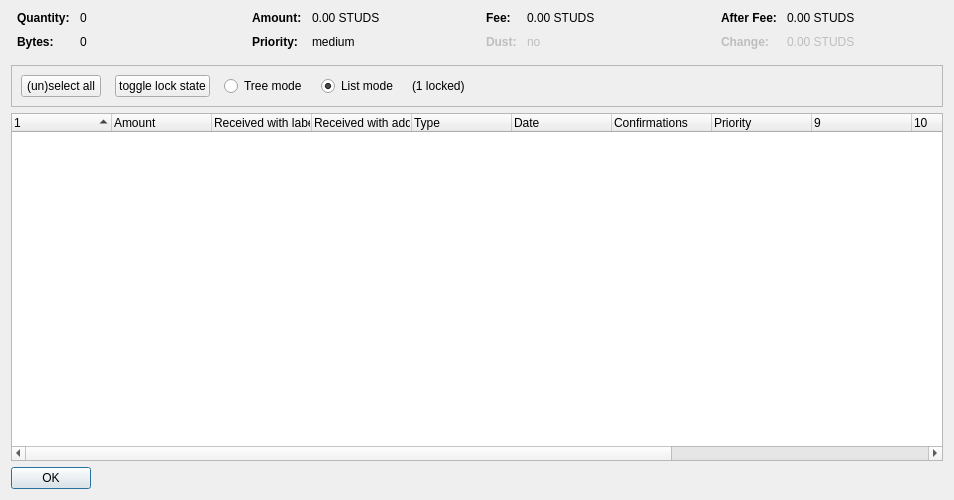
<?xml version="1.0" encoding="UTF-8"?>
<ui version="4.0">
 <class>CoinControlDialog</class>
 <widget class="QDialog" name="CoinControlDialog">
  <property name="geometry">
   <rect>
    <x>0</x>
    <y>0</y>
    <width>954</width>
    <height>500</height>
   </rect>
  </property>
  <property name="windowTitle">
   <string>Coin Selection</string>
  </property>
  <layout class="QVBoxLayout" name="verticalLayout">
   <item>
    <layout class="QHBoxLayout" name="horizontalLayoutTop" stretch="0,0,0,0">
     <property name="topMargin">
      <number>0</number>
     </property>
     <property name="bottomMargin">
      <number>10</number>
     </property>
     <item>
      <layout class="QFormLayout" name="formLayoutCoinControl1">
       <property name="horizontalSpacing">
        <number>10</number>
       </property>
       <property name="verticalSpacing">
        <number>10</number>
       </property>
       <property name="leftMargin">
        <number>6</number>
       </property>
       <property name="rightMargin">
        <number>6</number>
       </property>
       <item row="0" column="0">
        <widget class="QLabel" name="labelCoinControlQuantityText">
         <property name="font">
          <font>
           <weight>75</weight>
           <bold>true</bold>
          </font>
         </property>
         <property name="text">
          <string>Quantity:</string>
         </property>
        </widget>
       </item>
       <item row="0" column="1">
        <widget class="QLabel" name="labelCoinControlQuantity">
         <property name="cursor">
          <cursorShape>IBeamCursor</cursorShape>
         </property>
         <property name="contextMenuPolicy">
          <enum>Qt::ActionsContextMenu</enum>
         </property>
         <property name="text">
          <string notr="true">0</string>
         </property>
         <property name="textInteractionFlags">
          <set>Qt::LinksAccessibleByMouse|Qt::TextSelectableByKeyboard|Qt::TextSelectableByMouse</set>
         </property>
        </widget>
       </item>
       <item row="1" column="0">
        <widget class="QLabel" name="labelCoinControlBytesText">
         <property name="font">
          <font>
           <weight>75</weight>
           <bold>true</bold>
          </font>
         </property>
         <property name="text">
          <string>Bytes:</string>
         </property>
        </widget>
       </item>
       <item row="1" column="1">
        <widget class="QLabel" name="labelCoinControlBytes">
         <property name="cursor">
          <cursorShape>IBeamCursor</cursorShape>
         </property>
         <property name="contextMenuPolicy">
          <enum>Qt::ActionsContextMenu</enum>
         </property>
         <property name="text">
          <string notr="true">0</string>
         </property>
         <property name="textInteractionFlags">
          <set>Qt::LinksAccessibleByMouse|Qt::TextSelectableByKeyboard|Qt::TextSelectableByMouse</set>
         </property>
        </widget>
       </item>
      </layout>
     </item>
     <item>
      <layout class="QFormLayout" name="formLayoutCoinControl2">
       <property name="horizontalSpacing">
        <number>10</number>
       </property>
       <property name="verticalSpacing">
        <number>10</number>
       </property>
       <property name="leftMargin">
        <number>6</number>
       </property>
       <property name="rightMargin">
        <number>6</number>
       </property>
       <item row="0" column="0">
        <widget class="QLabel" name="labelCoinControlAmountText">
         <property name="font">
          <font>
           <weight>75</weight>
           <bold>true</bold>
          </font>
         </property>
         <property name="text">
          <string>Amount:</string>
         </property>
        </widget>
       </item>
       <item row="0" column="1">
        <widget class="QLabel" name="labelCoinControlAmount">
         <property name="cursor">
          <cursorShape>IBeamCursor</cursorShape>
         </property>
         <property name="contextMenuPolicy">
          <enum>Qt::ActionsContextMenu</enum>
         </property>
         <property name="text">
          <string notr="true">0.00 STUDS</string>
         </property>
         <property name="textInteractionFlags">
          <set>Qt::LinksAccessibleByMouse|Qt::TextSelectableByKeyboard|Qt::TextSelectableByMouse</set>
         </property>
        </widget>
       </item>
       <item row="1" column="0">
        <widget class="QLabel" name="labelCoinControlPriorityText">
         <property name="font">
          <font>
           <weight>75</weight>
           <bold>true</bold>
          </font>
         </property>
         <property name="text">
          <string>Priority:</string>
         </property>
        </widget>
       </item>
       <item row="1" column="1">
        <widget class="QLabel" name="labelCoinControlPriority">
         <property name="cursor">
          <cursorShape>IBeamCursor</cursorShape>
         </property>
         <property name="contextMenuPolicy">
          <enum>Qt::ActionsContextMenu</enum>
         </property>
         <property name="text">
          <string>medium</string>
         </property>
         <property name="textInteractionFlags">
          <set>Qt::LinksAccessibleByMouse|Qt::TextSelectableByKeyboard|Qt::TextSelectableByMouse</set>
         </property>
        </widget>
       </item>
      </layout>
     </item>
     <item>
      <layout class="QFormLayout" name="formLayoutCoinControl3">
       <property name="horizontalSpacing">
        <number>10</number>
       </property>
       <property name="verticalSpacing">
        <number>10</number>
       </property>
       <property name="leftMargin">
        <number>6</number>
       </property>
       <property name="rightMargin">
        <number>6</number>
       </property>
       <item row="0" column="0">
        <widget class="QLabel" name="labelCoinControlFeeText">
         <property name="font">
          <font>
           <weight>75</weight>
           <bold>true</bold>
          </font>
         </property>
         <property name="text">
          <string>Fee:</string>
         </property>
        </widget>
       </item>
       <item row="0" column="1">
        <widget class="QLabel" name="labelCoinControlFee">
         <property name="cursor">
          <cursorShape>IBeamCursor</cursorShape>
         </property>
         <property name="contextMenuPolicy">
          <enum>Qt::ActionsContextMenu</enum>
         </property>
         <property name="text">
          <string notr="true">0.00 STUDS</string>
         </property>
         <property name="textInteractionFlags">
          <set>Qt::LinksAccessibleByMouse|Qt::TextSelectableByKeyboard|Qt::TextSelectableByMouse</set>
         </property>
        </widget>
       </item>
       <item row="1" column="0">
        <widget class="QLabel" name="labelCoinControlLowOutputText">
         <property name="enabled">
          <bool>false</bool>
         </property>
         <property name="font">
          <font>
           <weight>75</weight>
           <bold>true</bold>
          </font>
         </property>
         <property name="text">
          <string>Dust:</string>
         </property>
        </widget>
       </item>
       <item row="1" column="1">
        <widget class="QLabel" name="labelCoinControlLowOutput">
         <property name="enabled">
          <bool>false</bool>
         </property>
         <property name="cursor">
          <cursorShape>IBeamCursor</cursorShape>
         </property>
         <property name="contextMenuPolicy">
          <enum>Qt::ActionsContextMenu</enum>
         </property>
         <property name="text">
          <string>no</string>
         </property>
         <property name="textInteractionFlags">
          <set>Qt::LinksAccessibleByMouse|Qt::TextSelectableByKeyboard|Qt::TextSelectableByMouse</set>
         </property>
        </widget>
       </item>
      </layout>
     </item>
     <item>
      <layout class="QFormLayout" name="formLayoutCoinControl4">
       <property name="horizontalSpacing">
        <number>10</number>
       </property>
       <property name="verticalSpacing">
        <number>10</number>
       </property>
       <property name="leftMargin">
        <number>6</number>
       </property>
       <property name="rightMargin">
        <number>6</number>
       </property>
       <item row="0" column="0">
        <widget class="QLabel" name="labelCoinControlAfterFeeText">
         <property name="font">
          <font>
           <weight>75</weight>
           <bold>true</bold>
          </font>
         </property>
         <property name="text">
          <string>After Fee:</string>
         </property>
        </widget>
       </item>
       <item row="0" column="1">
        <widget class="QLabel" name="labelCoinControlAfterFee">
         <property name="cursor">
          <cursorShape>IBeamCursor</cursorShape>
         </property>
         <property name="contextMenuPolicy">
          <enum>Qt::ActionsContextMenu</enum>
         </property>
         <property name="text">
          <string notr="true">0.00 STUDS</string>
         </property>
         <property name="textInteractionFlags">
          <set>Qt::LinksAccessibleByMouse|Qt::TextSelectableByKeyboard|Qt::TextSelectableByMouse</set>
         </property>
        </widget>
       </item>
       <item row="1" column="0">
        <widget class="QLabel" name="labelCoinControlChangeText">
         <property name="enabled">
          <bool>false</bool>
         </property>
         <property name="font">
          <font>
           <weight>75</weight>
           <bold>true</bold>
          </font>
         </property>
         <property name="text">
          <string>Change:</string>
         </property>
        </widget>
       </item>
       <item row="1" column="1">
        <widget class="QLabel" name="labelCoinControlChange">
         <property name="enabled">
          <bool>false</bool>
         </property>
         <property name="cursor">
          <cursorShape>IBeamCursor</cursorShape>
         </property>
         <property name="contextMenuPolicy">
          <enum>Qt::ActionsContextMenu</enum>
         </property>
         <property name="text">
          <string notr="true">0.00 STUDS</string>
         </property>
         <property name="textInteractionFlags">
          <set>Qt::LinksAccessibleByMouse|Qt::TextSelectableByKeyboard|Qt::TextSelectableByMouse</set>
         </property>
        </widget>
       </item>
      </layout>
     </item>
    </layout>
   </item>
   <item>
    <widget class="QFrame" name="frame">
     <property name="minimumSize">
      <size>
       <width>0</width>
       <height>40</height>
      </size>
     </property>
     <property name="frameShape">
      <enum>QFrame::StyledPanel</enum>
     </property>
     <property name="frameShadow">
      <enum>QFrame::Sunken</enum>
     </property>
     <layout class="QHBoxLayout" name="horizontalLayout">
      <item>
       <layout class="QHBoxLayout" name="horizontalLayoutPanel" stretch="0,0,0,0,0,0">
        <property name="spacing">
         <number>14</number>
        </property>
        <item>
         <widget class="QPushButton" name="pushButtonSelectAll">
          <property name="sizePolicy">
           <sizepolicy hsizetype="Maximum" vsizetype="Fixed">
            <horstretch>0</horstretch>
            <verstretch>0</verstretch>
           </sizepolicy>
          </property>
          <property name="text">
           <string>(un)select all</string>
          </property>
          <property name="autoDefault">
           <bool>false</bool>
          </property>
         </widget>
        </item>
        <item>
         <widget class="QPushButton" name="pushButtonToggleLock">
          <property name="sizePolicy">
           <sizepolicy hsizetype="Maximum" vsizetype="Fixed">
            <horstretch>0</horstretch>
            <verstretch>0</verstretch>
           </sizepolicy>
          </property>
          <property name="text">
           <string>toggle lock state</string>
          </property>
          <property name="autoDefault">
           <bool>false</bool>
          </property>
         </widget>
        </item>
        <item>
         <widget class="QRadioButton" name="radioTreeMode">
          <property name="sizePolicy">
           <sizepolicy hsizetype="Maximum" vsizetype="Fixed">
            <horstretch>0</horstretch>
            <verstretch>0</verstretch>
           </sizepolicy>
          </property>
          <property name="text">
           <string>Tree mode</string>
          </property>
         </widget>
        </item>
        <item>
         <widget class="QRadioButton" name="radioListMode">
          <property name="sizePolicy">
           <sizepolicy hsizetype="Maximum" vsizetype="Fixed">
            <horstretch>0</horstretch>
            <verstretch>0</verstretch>
           </sizepolicy>
          </property>
          <property name="text">
           <string>List mode</string>
          </property>
          <property name="checked">
           <bool>true</bool>
          </property>
         </widget>
        </item>
        <item>
         <widget class="QLabel" name="labelLocked">
          <property name="text">
           <string>(1 locked)</string>
          </property>
         </widget>
        </item>
        <item>
         <spacer name="horizontalSpacer">
          <property name="orientation">
           <enum>Qt::Horizontal</enum>
          </property>
          <property name="sizeHint" stdset="0">
           <size>
            <width>40</width>
            <height>20</height>
           </size>
          </property>
         </spacer>
        </item>
       </layout>
      </item>
     </layout>
    </widget>
   </item>
   <item>
    <widget class="CoinControlTreeWidget" name="treeWidget">
     <property name="contextMenuPolicy">
      <enum>Qt::CustomContextMenu</enum>
     </property>
     <property name="sortingEnabled">
      <bool>false</bool>
     </property>
     <property name="columnCount">
      <number>13</number>
     </property>
     <attribute name="headerShowSortIndicator" stdset="0">
      <bool>true</bool>
     </attribute>
     <attribute name="headerStretchLastSection">
      <bool>false</bool>
     </attribute>
     <column>
      <property name="text">
       <string/>
      </property>
     </column>
     <column>
      <property name="text">
       <string>Amount</string>
      </property>
     </column>
     <column>
      <property name="text">
       <string>Received with label</string>
      </property>
     </column>
     <column>
      <property name="text">
       <string>Received with address</string>
      </property>
     </column>
     <column>
      <property name="text">
       <string>Type</string>
      </property>
     </column>
     <column>
      <property name="text">
       <string>Date</string>
      </property>
     </column>
     <column>
      <property name="text">
       <string>Confirmations</string>
      </property>
      <property name="toolTip">
       <string>Confirmed</string>
      </property>
     </column>
     <column>
      <property name="text">
       <string>Priority</string>
      </property>
     </column>
     <column>
      <property name="text">
       <string/>
      </property>
     </column>
     <column>
      <property name="text">
       <string/>
      </property>
     </column>
     <column>
      <property name="text">
       <string/>
      </property>
     </column>
     <column>
      <property name="text">
       <string/>
      </property>
     </column>
     <column>
      <property name="text">
       <string/>
      </property>
     </column>
    </widget>
   </item>
   <item>
    <widget class="QDialogButtonBox" name="buttonBox">
     <property name="sizePolicy">
      <sizepolicy hsizetype="Maximum" vsizetype="Fixed">
       <horstretch>0</horstretch>
       <verstretch>0</verstretch>
      </sizepolicy>
     </property>
     <property name="orientation">
      <enum>Qt::Horizontal</enum>
     </property>
     <property name="standardButtons">
      <set>QDialogButtonBox::Ok</set>
     </property>
    </widget>
   </item>
  </layout>
 </widget>
 <customwidgets>
  <customwidget>
   <class>CoinControlTreeWidget</class>
   <extends>QTreeWidget</extends>
   <header>coincontroltreewidget.h</header>
  </customwidget>
 </customwidgets>
 <resources/>
 <connections/>
</ui>
